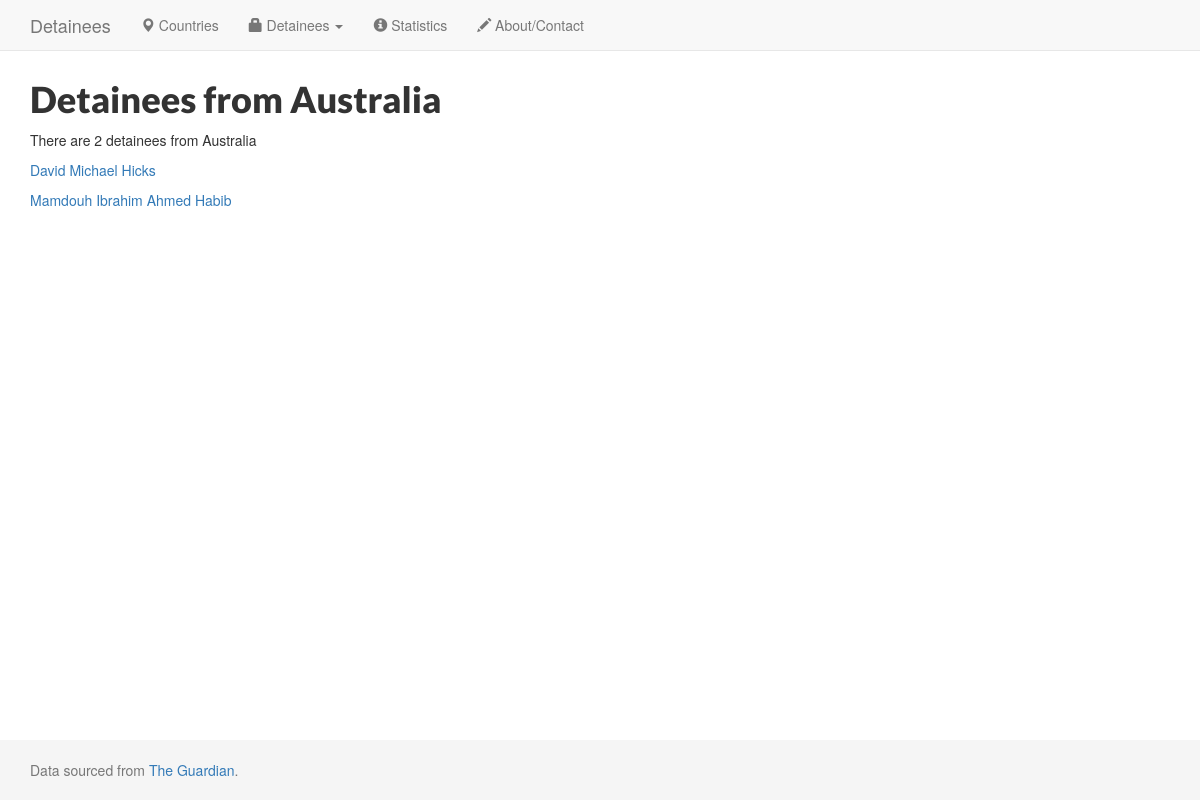
Screenshot of /country/AU with the database file from the repository.
### app.py (models this page shows)
class Country(Model):
    name = CharField()
    iso = CharField(primary_key=True)
    class Meta:
        database = db
        db_table = 'countries'

class Detainee(Model):
    country = ForeignKeyField(Country, related_name='detainees', to_field='iso', db_column='iso')
    name = CharField()
    isn = CharField(primary_key=True)
    nationality = CharField()
    iso = CharField()
    arrival_date = CharField()
    transfer_reason = CharField()
    capture_details = CharField()
    class Meta:
        database = db
        db_table = 'detainees'

### app.py (the view)
@app.route('/country/<abbreviation>')
def show_country(abbreviation):
    country = Country.get(Country.iso == abbreviation)
    return render_template('country.html', country=country, abbreviation=abbreviation)

### templates/country.html
{% extends "layout.html" %}
{% block content %}
  <h1>Detainees from {{ country.name }}</h1>
  <p>There are {{ country.detainees.count() }} detainees from {{ country.name }}</p>
  {% for detainee in country.detainees %}
    <p><a href="{{ url_for('.show_detainee', isn=detainee.isn) }}">{{ detainee.name.title() }}</a></p>
  {% endfor %}
{% endblock %}

### templates/layout.html (style rules this page uses)
html { position: relative; min-height: 100%; }
h1, h2, h3, h4, h5, h6 { font-family: 'Lato', sans-serif; font-weight: 900; }
body { margin-bottom: 60px; }

### rows the page displays
Country: name "Australia", detainees.count "2"
Detainee: name "David Michael Hicks"
Detainee: name "Mamdouh Ibrahim Ahmed Habib"
